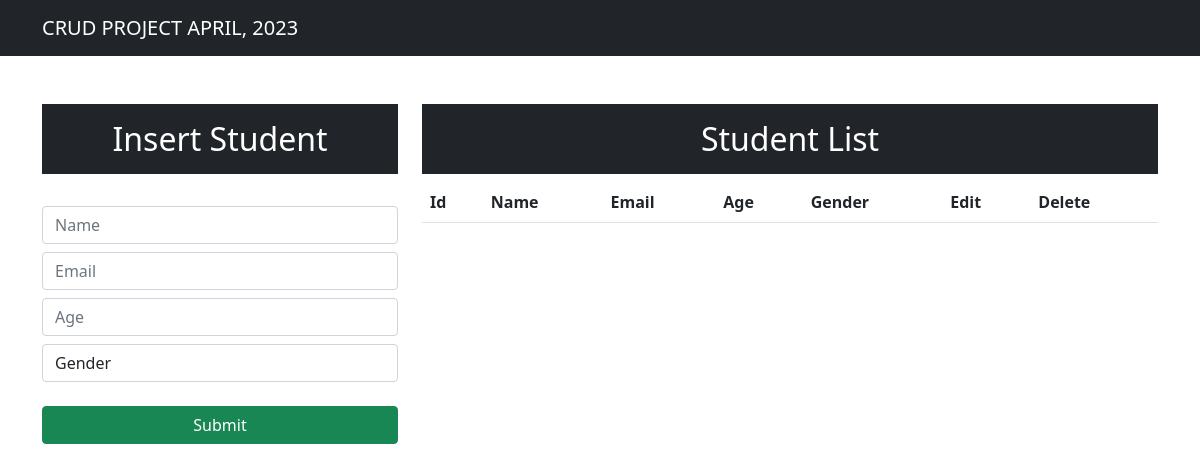
/crud/, run on an earlier commit of the app's database.
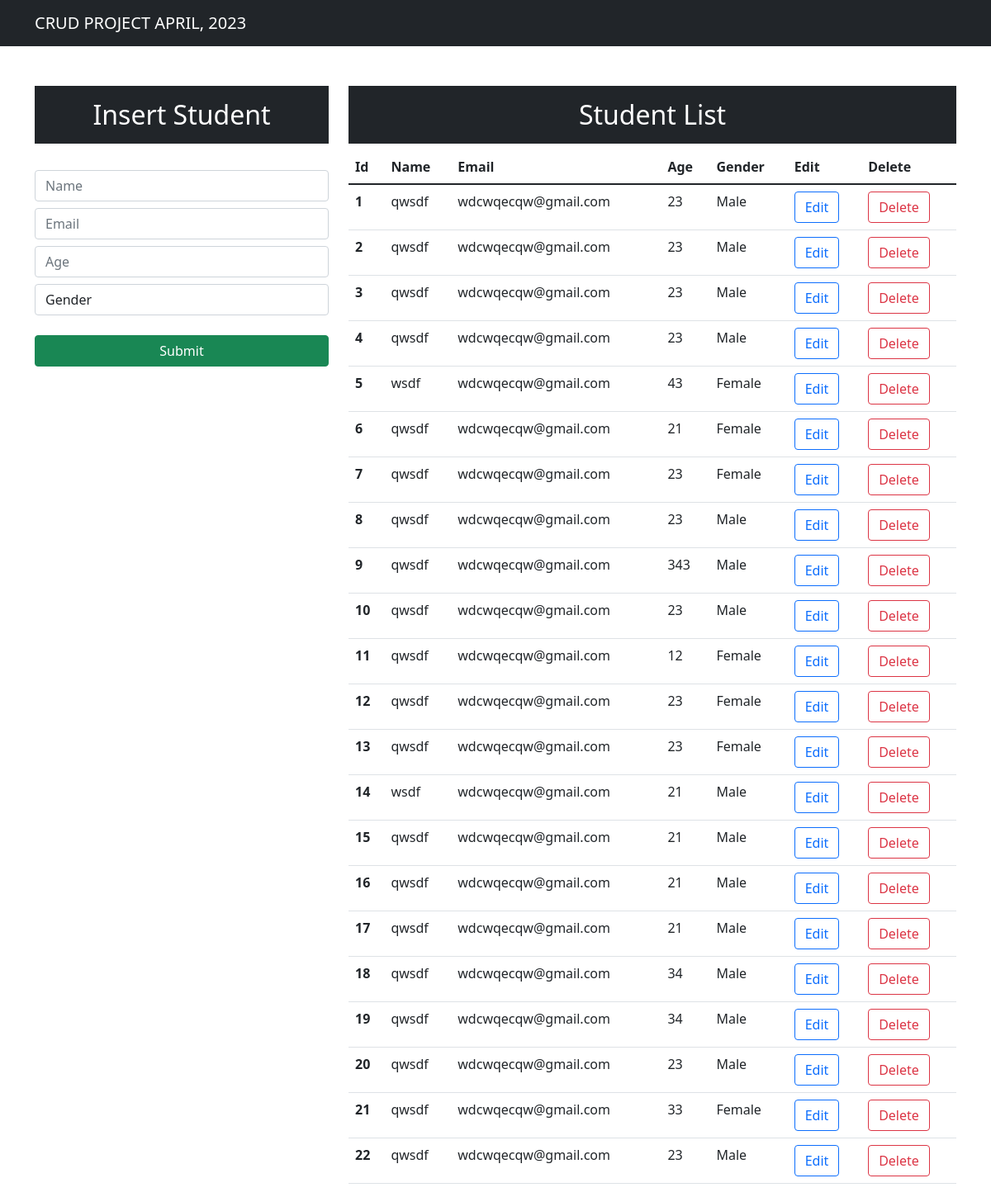
And on a later commit of the database.
### crud/models.py (models this page shows)
class Student(models.Model):
    objects = None
    name = models.CharField(max_length=25, blank=False, null=False)
    email = models.EmailField()
    age = models.IntegerField()
    gender = models.CharField(max_length=25, blank=False, null=False)
    def __str__(self):
        return self.name

### crud/views.py (the view)
# urls.py: path("crud/", include("crud.urls")),
def crud(request):
    data = Student.objects.all()
    print(data)
    return render(request, "crud.html", {
        "data": data
    })

### crud/templates/crud.html (shortened to what this page needs)
<!DOCTYPE html>
<html lang="en">
  <head>
    <link
      href="https://cdn.jsdelivr.net/npm/bootstrap@5.1.3/dist/css/bootstrap.min.css"
      rel="stylesheet"
    />
  </head>
  <body>
    <nav class="navbar navbar-expand-lg navbar-dark bg-dark">
      <div class="container-md text-center">
        <a class="navbar-brand" href="/">CRUD PROJECT APRIL, 2023</a>
      </div>
    </nav>
    <div class="container mt-5">
      <div class="row">
        <div class="col-md-4">
          <h2 class="text-white bg-dark text-center p-3">
            Insert Student
          </h2>
          <br />
          <form action="/crud/insert" method="POST">
            <div class="form-group">
              <input
                type="text"
                class="form-control"
                placeholder="Name"
                name="name"
                required
              />
            </div>
            <div class="form-group">
              <input
                type="email"
                class="form-control mt-2"
                placeholder="Email"
                name="email"
                required
              />
            </div>
            <div class="form-group">
              <input
                type="number"
                class="form-control mt-2"
                placeholder="Age"
                name="age"
                required
              />
              <div class="form-group">
                <select id="gender" class="form-control mt-2" name="gender" required>
                  <option selected>Gender</option>
                </select>
              </div>
            </div>
            <br />
            <div class="d-grid gap-2">
              <button class="btn btn-success" type="submit">Submit</button>
            </div>
          </form>
        </div>
        <div class="col-md-8">
        <h2 class="text-center text-white bg-dark p-3">Student List</h2>
        <table class="table">
  <thead>
    <tr>
      <th scope="col">Id</th>
      <th scope="col">Name</th>
      <th scope="col">Email</th>
      <th scope="col">Age</th>
      <th scope="col">Gender</th>
      <th scope="col">Edit</th>
      <th scope="col">Delete</th>
    </tr>
  </thead>
  <tbody>
  {% for d in data %}
    <tr>
      <th scope="row">{{d.id}}</th>
      <td>{{d.name}}</td>
      <td>{{d.email}}</td>
      <td>{{d.age}}</td>
      <td>{{d.gender}}</td>
      <td><a type="button" href="/update/{{d.id}}" class="btn btn-outline-primary">Edit</a></td>
      <td><a type="button" href="/delete/{{d.id}}" class="btn btn-outline-danger">Delete</a></td>
    </tr>
  {% endfor %}
  </tbody>
</table>
        </div>
      </div>
    </div>
  </body>
</html>

What changed in the data, as far as the page shows it:
added Student: id "1", name "qwsdf", email "wdcwqecqw@gmail.com", age "23", gender "Male"
added Student: id "2", name "qwsdf", email "wdcwqecqw@gmail.com", age "23", gender "Male"
added Student: id "3", name "qwsdf", email "wdcwqecqw@gmail.com", age "23", gender "Male"
added Student: id "4", name "qwsdf", email "wdcwqecqw@gmail.com", age "23", gender "Male"
added Student: id "5", name "wsdf", email "wdcwqecqw@gmail.com", age "43", gender "Female"
added Student: id "6", name "qwsdf", email "wdcwqecqw@gmail.com", age "21", gender "Female"
added Student: id "7", name "qwsdf", email "wdcwqecqw@gmail.com", age "23", gender "Female"
added Student: id "8", name "qwsdf", email "wdcwqecqw@gmail.com", age "23", gender "Male"
added Student: id "9", name "qwsdf", email "wdcwqecqw@gmail.com", age "343", gender "Male"
added Student: id "10", name "qwsdf", email "wdcwqecqw@gmail.com", age "23", gender "Male"
added Student: id "11", name "qwsdf", email "wdcwqecqw@gmail.com", age "12", gender "Female"
added Student: id "12", name "qwsdf", email "wdcwqecqw@gmail.com", age "23", gender "Female"
added Student: id "13", name "qwsdf", email "wdcwqecqw@gmail.com", age "23", gender "Female"
added Student: id "14", name "wsdf", email "wdcwqecqw@gmail.com", age "21", gender "Male"
added Student: id "15", name "qwsdf", email "wdcwqecqw@gmail.com", age "21", gender "Male"
added Student: id "16", name "qwsdf", email "wdcwqecqw@gmail.com", age "21", gender "Male"
added Student: id "17", name "qwsdf", email "wdcwqecqw@gmail.com", age "21", gender "Male"
added Student: id "18", name "qwsdf", email "wdcwqecqw@gmail.com", age "34", gender "Male"
added Student: id "19", name "qwsdf", email "wdcwqecqw@gmail.com", age "34", gender "Male"
added Student: id "20", name "qwsdf", email "wdcwqecqw@gmail.com", age "23", gender "Male"
added Student: id "21", name "qwsdf", email "wdcwqecqw@gmail.com", age "33", gender "Female"
added Student: id "22", name "qwsdf", email "wdcwqecqw@gmail.com", age "23", gender "Male"
